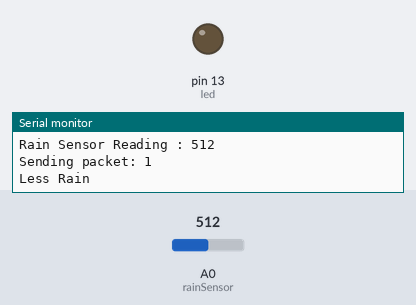
Simulated run of this sketch. Board: Arduino Uno, built with avr-gcc and run on an emulated ATmega328P. On the bench: output pins drawn as LEDs (lit = HIGH), the last lines printed to the serial monitor. The inputs (shaded band) are chosen by the test bench; at power-on: A0 (rainSensor) = 512. No radio packets arrive unless stated.

Above: at 3.3 s.
3.4 s: A0 (rainSensor) set to 419
6.8 s: A0 (rainSensor) set to 389
At 8.8 s:
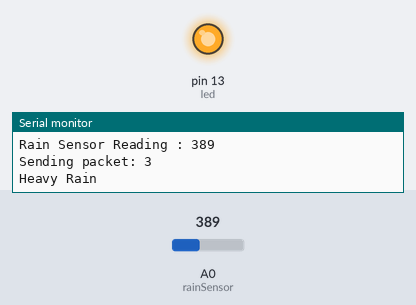
10.2 s: A0 (rainSensor) set to 410
At 10.7 s:
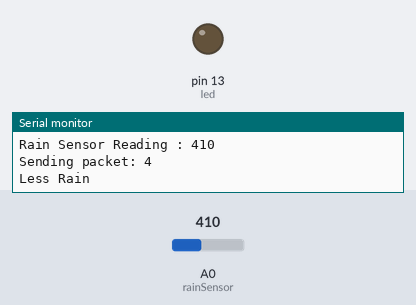
13.6 s: A0 (rainSensor) set to 390
At 15.7 s:
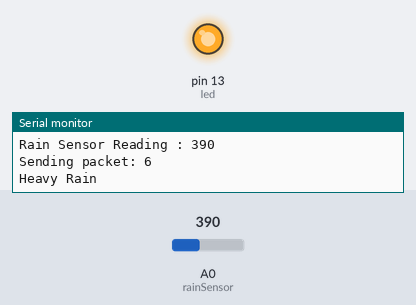
Timing chart, 0 to 17.2 s (numbered marks = the images above; inputs shaded):
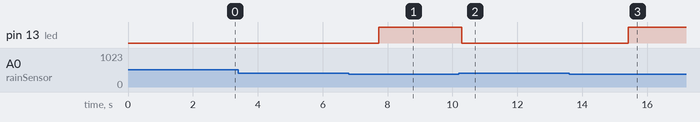

Measured:
- the behaviour switches between 401 and 400 on A0 (rainSensor) (found by bisection; images 0 and 1)
- after the input at 6.8 s, pin 13 (led): LOW → HIGH after 0.92 s
- after the input at 10.2 s, pin 13 (led): HIGH → LOW after 0.09 s
- after the input at 13.6 s, pin 13 (led): LOW → HIGH after 1.8 s

The sketch:

LoRaSenderWithRainSensor.ino
```cpp
#include <SPI.h>
#include <LoRa.h>
/**
 * Lora Variables
 */
int counter = 0;

/**
 * Rain sensor variables
 */
int minValue = 0;
int maxValue = 1024;
int led = 13;
int rainSensor = A0;
int RainSensorReading = 0;


void setup() {
  Serial.begin(9600);
  pinMode( led , OUTPUT); // Rain sensor
  while (!Serial);

  Serial.println("LoRa Sender");

  if (!LoRa.begin(868E6)) {
    Serial.println("Starting LoRa failed!");
    while (1);
  }
}

void loop() {
  ReadRainSensor();
  LoraSensor();
  delay(2500);
}

void ReadRainSensor()
{
    // Rain Sessor Code
  RainSensorReading = 0;
  RainSensorReading = analogRead(rainSensor);
  delay(5);
  Serial.print("Rain Sensor Reading : ");
  Serial.println(RainSensorReading);
}

void LoraSensor()
{

  // LORA Code
  Serial.print("Sending packet: ");
  Serial.println(counter);

  // send packet
  LoRa.beginPacket();
  LoRa.print("hello ");
  LoRa.print(counter);

  if(RainSensorReading > 0 && RainSensorReading <= 400)
  {
    Serial.println("Heavy Rain");
    digitalWrite(led, HIGH);
    LoRa.print(" Heavy Rain");
  }
  else if(RainSensorReading > 400 && RainSensorReading <= 900 )
  {
    Serial.println("Less Rain");
    digitalWrite(led, LOW);
    LoRa.print(" Less Rain");
  }
  else
  {
    Serial.println("No Rain");
    LoRa.print(" No Rain");
  }

  LoRa.print(" Bhumi");
  LoRa.endPacket();

  counter++;
}
```
